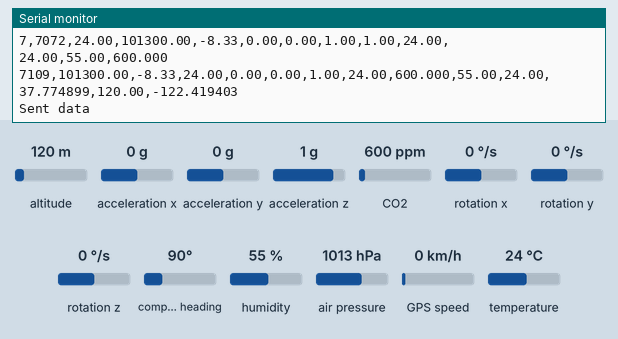
Recording of a sketch running on a simulated Arduino Mega 2560, built for the host (arithmetic inside an expression is 32-bit, double 64-bit). Shown: the last lines printed to the serial monitor. The test bench sets the inputs (shaded band); at power-on: altitude 120 m, acceleration x 0 g, acceleration y 0 g, acceleration z 1 g, CO2 600 ppm, rotation x 0 °/s, rotation y 0 °/s, rotation z 0 °/s, compass heading 90°, humidity 55 %, air pressure 1013 hPa, GPS speed 0 km/h, temperature 24 °C. Storage starts empty; the GPS gets a fix after 3 s at 37.7749, -122.4194 with 8 satellites; no radio packets arrive unless stated.

Above: at 7.2 s.
7.3 s: altitude set to 20 m
At 8.6 s:
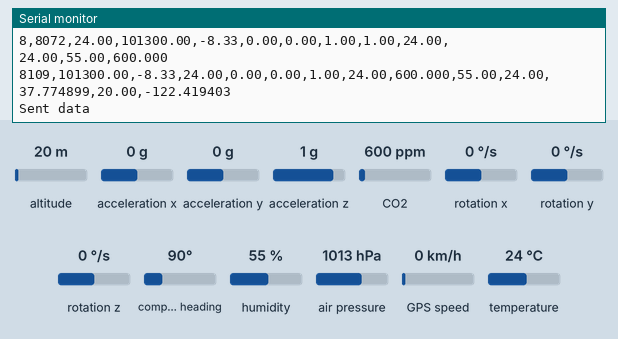
8.8 s: acceleration x set to -1.4 g
At 9.7 s:
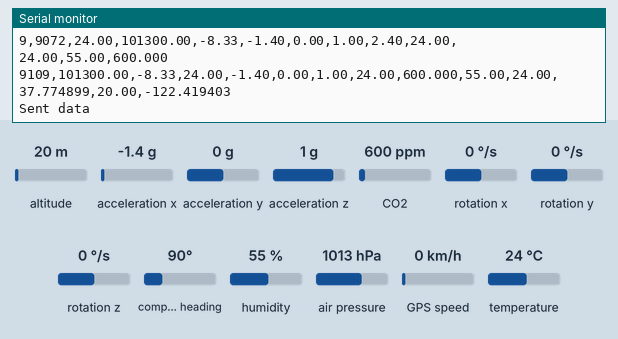
10.3 s: acceleration y set to -1.4 g
At 11.6 s:
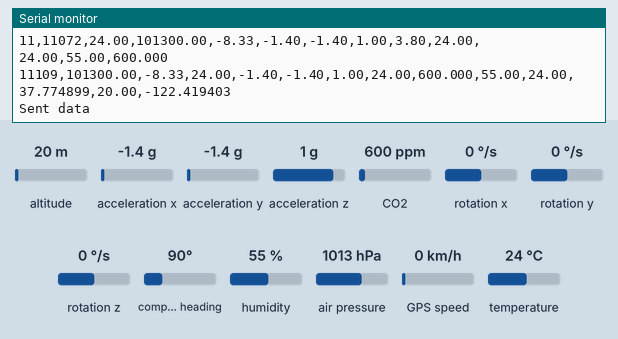
11.8 s: acceleration z set to -1.4 g
At 12.9 s:
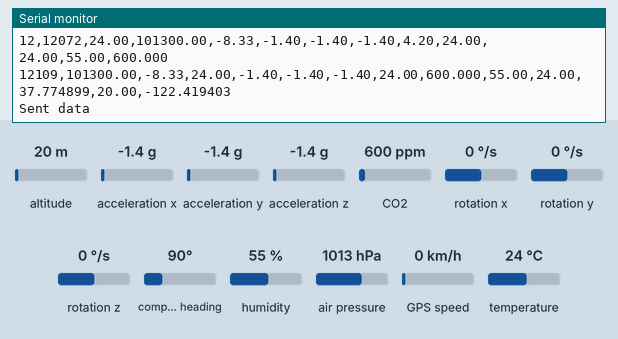
13.3 s: CO2 set to 452 ppm
At 14.7 s:
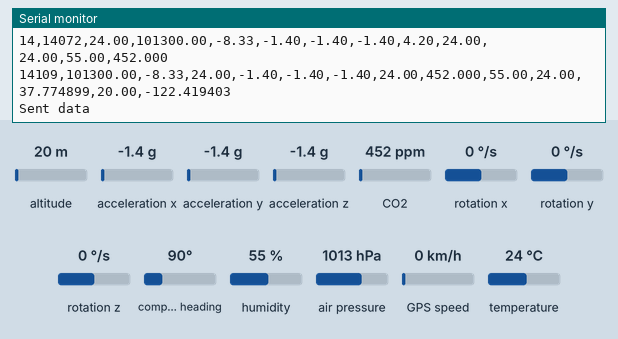

The sketch:

flight_module_code.ino
```cpp
#include <SD.h>
#include <SPI.h>
#include <Wire.h>             // include Wire library, required for I2C devices
#include <Adafruit_Sensor.h>  // include Adafruit sensor library
#include <Adafruit_BMP280.h>  // include adafruit library for BMP280 sensor
#include <Adafruit_MPU6050.h>
#include <Adafruit_Sensor.h>
#include <Adafruit_SCD30.h>
#include <RH_RF95.h>
#include <Adafruit_GPS.h>

#define GPSSerial Serial1


Adafruit_SCD30  scd30;
unsigned long myTime;

File myFile;
Adafruit_GPS GPS(&GPSSerial);


// define device I2C address: 0x76 or 0x77 (0x77 is library default address)
#define BMP280_I2C_ADDRESS  0x76

#define RFM95_CS 9
#define RFM95_INT 10
#define RFM95_RST 6

#define RF95_FREQ 868.75
RH_RF95 rf95(RFM95_CS, RFM95_INT);


Adafruit_BMP280 bmp280;
Adafruit_MPU6050 mpu;

bool bmpaktiv = 0;
bool mpuaktiv = 0;
bool sdaktiv = 0;
bool CO2aktiv = 0;

float temperature = 0;  // get temperature
  float pressure    = 0;    // get pressure
  float altitude_   = 0; // get altitude (this should be adjusted to your local forecast)
String data = "";
char c;
unsigned long timee = 0;

float scdtemp = 0;
float scdhumidity = 0;
float scdco2 = 0;

float lat = 0;
float lon = 0;
float hig = 0;

void bmpfelall(){
  Serial.begin(9600);
  delay(1500);
  Serial.println("Bmp280 teszt");
  if (!bmp280.begin(BMP280_I2C_ADDRESS))
  {
    Serial.println("Nincs csatlakoztatva bmp280 szenzor!");
    return;
  }
  Serial.println("Bmp280 csatlakoztatva.");
  bmpaktiv = 1;

}

void mpufelall(){
  Serial.begin(115200);
  Serial.println("Adafruit MPU6050 teszt!");
  delay(500);
  // Try to initialize!
  if (!mpu.begin()) {
    Serial.println("Nincs MPU6050 csatlakoztatva");
    return;
  }
  Serial.println("MPU6050 csatlakoztatva");
  mpuaktiv = 1;
}

void sdkartyaindit(){
  Serial.println("SD kártya indul");

  if (!SD.begin(4)) {
    Serial.println("Nem sikerült elindítani az sd kártyát!");
    return;
  }
  Serial.println("Sikeres SD kártya indítás!");


  // open the file. note that only one file can be open at a time,
  // so you have to close this one before opening another.
  myFile = SD.open("teszt6.txt", FILE_WRITE);
  if(myFile) {
    sdaktiv = 1;
    return;
  }
  Serial.println("Nem sikerült elindítani az sd kártyát!");
}

void co2indit() {
  Serial.println("Adafruit SCD30 test!");

  delay(1500);
  // Try to initialize!
  if (!scd30.begin()) {
    Serial.println("Failed to find SCD30 chip");
    return;

  }
  Serial.println("SCD30 Found!");
  CO2aktiv = true;


  // if (!scd30.setMeasurementInterval(10)){
  //   Serial.println("Failed to set measurement interval");
  //   while(1){ delay(10);}
  // }
  Serial.print("Measurement Interval: ");
  Serial.print(scd30.getMeasurementInterval());
  Serial.println(" seconds");
}

void setup() {
  Serial.begin(9600);
  delay(1500);
  bmpfelall();
  mpufelall();
  sdkartyaindit();
  co2indit();
  //Serial.begin(9600);

 if (!rf95.init()) {
    Serial.println("LoRa radio init failed");
    while (1);
  }
  Serial.println("LoRa radio init OK!");

  //Defaults after init are 434.0MHz, modulation GFSK_Rb250Fd250, +13dbM (for low power module)
  if (!rf95.setFrequency(RF95_FREQ)) {
    Serial.println("Set frequency failed");
    while (1);
  }
  Serial.print("Frequency: ");
  Serial.println(RF95_FREQ);

  // Defaults after init are 434.0MHz, 13dBm, Bw = 125 kHz, Cr = 4/5, Sf = 128chips/symbol, CRC on
  // The default transmitter power is 13dBm, using PA_BOOST.
  // If you are using RFM95/96/97/98 modules which uses the PA_BOOST transmitter pin, then
  // you can set transmitter powers from 5 to 23 dBm:
  rf95.setTxPower(23, false);


Serial.println("Adafruit GPS library basic test!");
//Serial.begin(9600);
  // Turn on GPS module
  GPSSerial.begin(9600);
  GPS.sendCommand(PMTK_SET_NMEA_OUTPUT_RMCGGA);
  GPS.sendCommand(PMTK_SET_NMEA_UPDATE_1HZ);
  GPS.sendCommand(PGCMD_ANTENNA);

  delay(1000);

  GPSSerial.println(PMTK_Q_RELEASE);
}


void bmpfuttat(){
  myTime = millis();
  temperature = bmp280.readTemperature();  // get temperature
  pressure    = bmp280.readPressure();     // get pressure
  altitude_   = bmp280.readAltitude(1012); // get altitude (this should be adjusted to your local forecast)


  // print data on the serial monitor
  // 1: print temperature
 //myFile.print("Idő = ");
  myFile.print(myTime);
  //myFile.print(" milis");
  myFile.print(",");

  // 2: print temperature
  //myFile.print("Hőmérséklet = ");
  myFile.print(temperature);

  //myFile.println(" °C");
  myFile.print(",");

  // 3: print pressure
 // myFile.print("Légnyomás    = ");
  myFile.print(pressure);

  //myFile.println(" Pa");
  myFile.print(",");

  // 4: print altitude
 //myFile.print("Becsült magasság = ");
  myFile.print(altitude_);

  //myFile.println(" m");
  myFile.print(",");

 // myFile.println();  // start a new line
  //Serial.print("Idő = ");
  Serial.print(myTime);
  //Serial.print(" milis");
  Serial.print(",");
  // 2: print temperature
  //Serial.print("Hőmérséklet = ");
  Serial.print(temperature);
  Serial.print(",");
  //Serial.println(" °C");
  // 3: print pressure
  //Serial.print("Légnyomás    = ");
  Serial.print(pressure);
  Serial.print(",");
  //Serial.println(" Pa");
  // 4: print altitude
  //Serial.print("Becsült magasság = ");
  Serial.print(altitude_);
  Serial.print(",");
  //Serial.println(" m");

  //Serial.println();
}
sensors_event_t a, g, temp;
void mpufuttat() {
  /* Get new sensor events with the readings */
 // sensors_event_t a, g, temp;
  mpu.getEvent(&a, &g, &temp);

  /* Print out the values */
  //myFile.print("Gyorsulás X: ");
  myFile.print((a.acceleration.x)/9.81);
  myFile.print(",");
  //myFile.print(" G");
  //myFile.print(", Y: ");
  myFile.print((a.acceleration.y)/9.81);
  myFile.print(",");
  //myFile.print(" G");
  //myFile.print(", Z: ");
  myFile.print((a.acceleration.z)/9.81);
  myFile.print(",");
  //myFile.println(" G");
  //myFile.print("Teljes gyorsulás: ");
  myFile.print(abs((a.acceleration.x)/9.81)+abs((a.acceleration.y)/9.81)+abs((a.acceleration.z)/9.81));
 // myFile.println(" G");
  myFile.print(",");
  //myFile.print("Hőmérséklet: ");
  myFile.print(temp.temperature);
  //myFile.println(" fok");
 // myFile.print(",");

  myFile.println("");

  //Serial.print("Gyorsulás X: ");
  Serial.print((a.acceleration.x)/9.81);
  Serial.print(",");
  //Serial.print(" G");
  //Serial.print(", Y: ");
  Serial.print((a.acceleration.y)/9.81);
  Serial.print(",");
  //Serial.print(" G");
  //Serial.print(", Z: ");
  Serial.print((a.acceleration.z)/9.81);
  Serial.print(",");
  //Serial.println(" G");
  //Serial.print("Teljes gyorsulás: ");
  Serial.print(abs((a.acceleration.x)/9.81)+abs((a.acceleration.y)/9.81)+abs((a.acceleration.z)/9.81));
  Serial.print(",");
  //Serial.println(" G");
  //Serial.print("Hőmérséklet: ");
  Serial.print(temp.temperature);
  Serial.print(",");
  //Serial.println(" fok");

  Serial.println("");
}


void sdbezar(){
  myFile.close();
}


void CO2futtat(){
  if (scd30.dataReady()){
   // Serial.println("Data available!");

    if (!scd30.read()){ Serial.println("Error reading sensor data"); return; }

    scdtemp = scd30.temperature;
    scdhumidity = scd30.relative_humidity;
    scdco2 = scd30.CO2;

    Serial.print(scdtemp);
    Serial.print(",");
    Serial.print(scdhumidity);
    Serial.print(",");
    Serial.print(scdco2, 3);
    Serial.println();

    myFile.print(millis());
    myFile.print(",");
    myFile.print(scdtemp);
    myFile.print(",");
    myFile.print(scdhumidity);
    myFile.print(",");
    myFile.print(scdco2, 3);
    myFile.println();
  } else {
    //Serial.println("No data");
  }
}

void loop() {


  for (int i = 0; i < 800; i++){
    c = GPS.read();
    if (GPS.newNMEAreceived()) {
      if (!GPS.parse(GPS.lastNMEA())) // Continue parsing if data is not yet complete
        return;

      // Check if data is valid
      if (!GPS.fix) {
        Serial.println("Waiting for valid data...");
        return;
      }
      lat = GPS.latitudeDegrees;
      lon = GPS.longitudeDegrees;
      hig = GPS.altitude;
      // Print location data
      Serial.print("Location: ");
      Serial.print(lat, 6);
      Serial.print(GPS.lat);
      Serial.print(", ");
      Serial.print(lon, 6);
      Serial.println(GPS.lon);
      Serial.println(hig, 2);
      break;
    }
  }

  myTime = millis();
  timee = myTime/1002;
  Serial.print(timee);
  Serial.print(",");
  myFile = SD.open("bmp_mpu.txt", FILE_WRITE);

  if(bmpaktiv){
    bmpfuttat();

  }
  if(mpuaktiv){
    mpufuttat();

  }
  myFile.close();
  myFile = SD.open("scd30.txt", FILE_WRITE);


  if(CO2aktiv){
    CO2futtat();
  }
  myFile.close();


  //delay(500);
  myFile = SD.open("gps.txt", FILE_WRITE);
  myFile.print(lat,6);
  myFile.print(",");
  myFile.print(hig, 2);
  myFile.print(",");
  myFile.println(lon,6);
  myFile.close();


  myFile = SD.open("data.txt", FILE_WRITE);

  data = String(millis()) + "," + String(pressure) + "," + String(altitude_) + "," + String(temperature) + ","
                + String(a.acceleration.x/9.81) + "," + String(a.acceleration.y/9.81) + "," + String(a.acceleration.z/9.81)
                + "," + String(temp.temperature) + ","  + String(scdco2, 3) +
                "," + String(scdhumidity) + "," + String(scdtemp, 2) + "," + String(lat, 6) + "," + String(hig, 2) + "," + String(lon, 6);

  Serial.println(data);
  myFile.println(data);
  myFile.close();

  if (rf95.send((uint8_t *)data.c_str(), data.length())) {
    Serial.println("Sent data");
  } else {
    Serial.println("Failed to send data");
  }
  data = "";
  delay(900);

}
```

Measured:
- after the input at 7.3 s, the serial monitor: prints a new line after 0.77 s (image 1)
- after the input at 8.8 s, the serial monitor: prints a new line after 0.27 s (image 2)
- after the input at 10.3 s, the serial monitor: prints a new line after 0.77 s (image 3)
- after the input at 11.8 s, the serial monitor: prints a new line after 0.27 s (image 4)
- after the input at 13.3 s, the serial monitor: prints a new line after 0.79 s (image 5)
